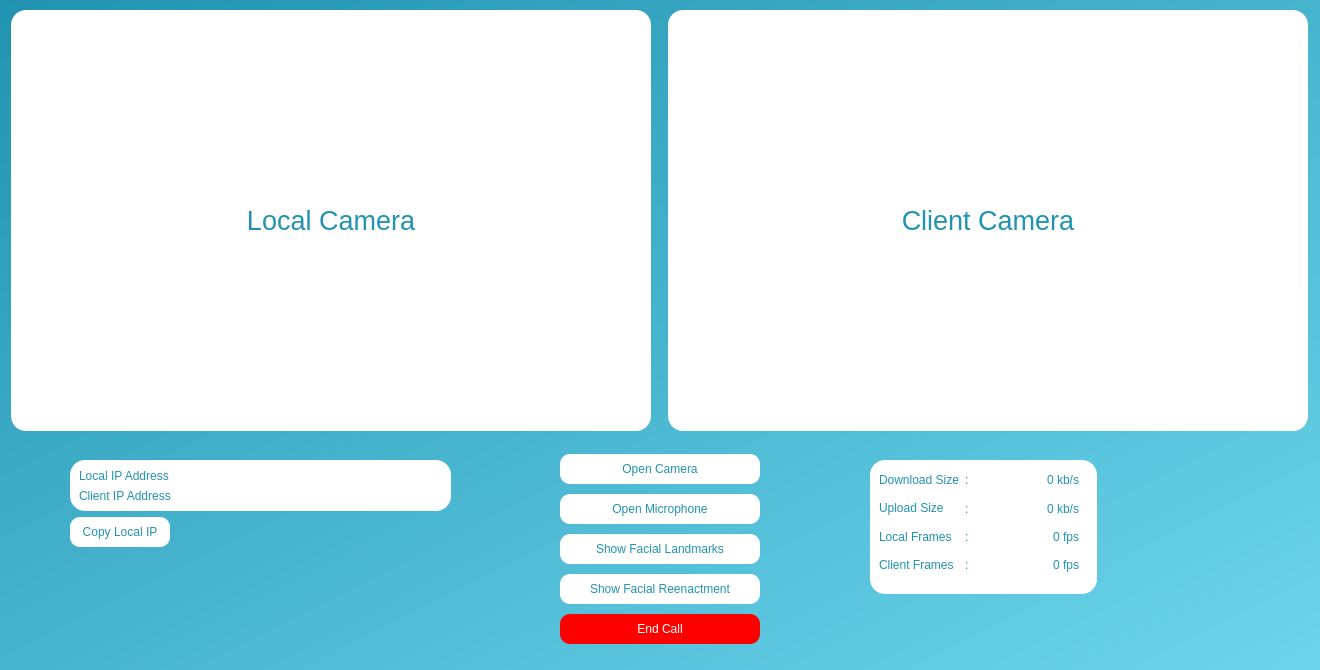
<?xml version="1.0" encoding="UTF-8"?>
<ui version="4.0">
 <class>MainWindow</class>
 <widget class="QDialog" name="MainWindow">
  <property name="geometry">
   <rect>
    <x>0</x>
    <y>0</y>
    <width>1320</width>
    <height>670</height>
   </rect>
  </property>
  <property name="windowTitle">
   <string>GoGo Meat!</string>
  </property>
  <property name="styleSheet">
   <string notr="true">QDialog {
background-color: QLinearGradient(x1:0, y1:0, x2:1, y2:1, stop: 0 #2193b0, stop: 1 #6dd5ed);
}
QPushButton{
background-color: white;
color:#2193b0;
border-radius: 10px;
/*transition-duration: 0.25s;*/
}
QPushButton:hover{
background-color: #2193b0;
color: white;
border: 1px solid white;
}
QPushButton:disabled{
color: grey;
}
QLabel{
color:#2193b0;
}</string>
  </property>
  <widget class="QWidget" name="centralwidget" native="true">
   <property name="geometry">
    <rect>
     <x>0</x>
     <y>0</y>
     <width>1320</width>
     <height>671</height>
    </rect>
   </property>
   <widget class="QWidget" name="horizontalLayoutWidget">
    <property name="geometry">
     <rect>
      <x>0</x>
      <y>0</y>
      <width>1321</width>
      <height>441</height>
     </rect>
    </property>
    <layout class="QHBoxLayout" name="horizontalLayout">
     <property name="topMargin">
      <number>10</number>
     </property>
     <property name="bottomMargin">
      <number>10</number>
     </property>
     <item>
      <widget class="QLabel" name="localCameraLabel">
       <property name="minimumSize">
        <size>
         <width>640</width>
         <height>0</height>
        </size>
       </property>
       <property name="maximumSize">
        <size>
         <width>640</width>
         <height>16777215</height>
        </size>
       </property>
       <property name="font">
        <font>
         <pointsize>20</pointsize>
        </font>
       </property>
       <property name="styleSheet">
        <string notr="true">background-color:white;
color:#2193b0;
border-radius:15px;</string>
       </property>
       <property name="text">
        <string>Local Camera</string>
       </property>
       <property name="alignment">
        <set>Qt::AlignCenter</set>
       </property>
      </widget>
     </item>
     <item>
      <widget class="QLabel" name="clientCameraLabel">
       <property name="minimumSize">
        <size>
         <width>640</width>
         <height>0</height>
        </size>
       </property>
       <property name="maximumSize">
        <size>
         <width>640</width>
         <height>16777215</height>
        </size>
       </property>
       <property name="font">
        <font>
         <pointsize>20</pointsize>
        </font>
       </property>
       <property name="styleSheet">
        <string notr="true">background-color:white;
color:#2193b0;
border-radius:15px;</string>
       </property>
       <property name="text">
        <string>Client Camera</string>
       </property>
       <property name="alignment">
        <set>Qt::AlignCenter</set>
       </property>
      </widget>
     </item>
    </layout>
   </widget>
   <widget class="QWidget" name="verticalLayoutWidget">
    <property name="geometry">
     <rect>
      <x>450</x>
      <y>440</y>
      <width>421</width>
      <height>231</height>
     </rect>
    </property>
    <layout class="QVBoxLayout" name="verticalLayout">
     <property name="topMargin">
      <number>10</number>
     </property>
     <property name="bottomMargin">
      <number>20</number>
     </property>
     <item alignment="Qt::AlignHCenter">
      <widget class="QPushButton" name="cameraButton">
       <property name="minimumSize">
        <size>
         <width>200</width>
         <height>30</height>
        </size>
       </property>
       <property name="maximumSize">
        <size>
         <width>300</width>
         <height>16777215</height>
        </size>
       </property>
       <property name="styleSheet">
        <string notr="true"/>
       </property>
       <property name="text">
        <string>Open Camera</string>
       </property>
      </widget>
     </item>
     <item alignment="Qt::AlignHCenter">
      <widget class="QPushButton" name="voiceButton">
       <property name="minimumSize">
        <size>
         <width>200</width>
         <height>30</height>
        </size>
       </property>
       <property name="maximumSize">
        <size>
         <width>300</width>
         <height>16777215</height>
        </size>
       </property>
       <property name="styleSheet">
        <string notr="true"/>
       </property>
       <property name="text">
        <string>Open Microphone</string>
       </property>
      </widget>
     </item>
     <item alignment="Qt::AlignHCenter">
      <widget class="QPushButton" name="facialLandmarksButton">
       <property name="enabled">
        <bool>true</bool>
       </property>
       <property name="minimumSize">
        <size>
         <width>200</width>
         <height>30</height>
        </size>
       </property>
       <property name="maximumSize">
        <size>
         <width>300</width>
         <height>16777215</height>
        </size>
       </property>
       <property name="styleSheet">
        <string notr="true"/>
       </property>
       <property name="text">
        <string>Show Facial Landmarks</string>
       </property>
      </widget>
     </item>
     <item alignment="Qt::AlignHCenter">
      <widget class="QPushButton" name="facialReenactmentButton">
       <property name="enabled">
        <bool>true</bool>
       </property>
       <property name="minimumSize">
        <size>
         <width>200</width>
         <height>30</height>
        </size>
       </property>
       <property name="maximumSize">
        <size>
         <width>300</width>
         <height>16777215</height>
        </size>
       </property>
       <property name="styleSheet">
        <string notr="true"/>
       </property>
       <property name="text">
        <string>Show Facial Reenactment</string>
       </property>
      </widget>
     </item>
     <item alignment="Qt::AlignHCenter">
      <widget class="QPushButton" name="mainPageButton">
       <property name="minimumSize">
        <size>
         <width>200</width>
         <height>30</height>
        </size>
       </property>
       <property name="maximumSize">
        <size>
         <width>300</width>
         <height>16777215</height>
        </size>
       </property>
       <property name="styleSheet">
        <string notr="true">QPushButton{
background-color:red;
color:white;
}
QPushButton:hover{
background-color:rgba(255,0,0,0.5);
}</string>
       </property>
       <property name="text">
        <string>End Call</string>
       </property>
      </widget>
     </item>
    </layout>
   </widget>
   <widget class="QWidget" name="verticalLayoutWidget_2">
    <property name="geometry">
     <rect>
      <x>20</x>
      <y>440</y>
      <width>431</width>
      <height>107</height>
     </rect>
    </property>
    <layout class="QVBoxLayout" name="verticalLayout_2">
     <property name="leftMargin">
      <number>50</number>
     </property>
     <property name="topMargin">
      <number>20</number>
     </property>
     <item>
      <widget class="QFrame" name="frame_2">
       <property name="styleSheet">
        <string notr="true">background-color:white;
border-radius:15px;</string>
       </property>
       <property name="frameShape">
        <enum>QFrame::StyledPanel</enum>
       </property>
       <property name="frameShadow">
        <enum>QFrame::Raised</enum>
       </property>
       <layout class="QVBoxLayout" name="verticalLayout_3">
        <item>
         <widget class="QLabel" name="local_ip_address_label">
          <property name="minimumSize">
           <size>
            <width>250</width>
            <height>0</height>
           </size>
          </property>
          <property name="maximumSize">
           <size>
            <width>16777215</width>
            <height>30</height>
           </size>
          </property>
          <property name="styleSheet">
           <string notr="true"/>
          </property>
          <property name="text">
           <string>Local IP Address</string>
          </property>
         </widget>
        </item>
        <item>
         <widget class="QLabel" name="client_ip_address_label">
          <property name="minimumSize">
           <size>
            <width>250</width>
            <height>0</height>
           </size>
          </property>
          <property name="maximumSize">
           <size>
            <width>16777215</width>
            <height>30</height>
           </size>
          </property>
          <property name="styleSheet">
           <string notr="true"/>
          </property>
          <property name="text">
           <string>Client IP Address</string>
          </property>
         </widget>
        </item>
       </layout>
      </widget>
     </item>
     <item alignment="Qt::AlignVCenter">
      <widget class="QPushButton" name="copyIPButton">
       <property name="minimumSize">
        <size>
         <width>100</width>
         <height>30</height>
        </size>
       </property>
       <property name="maximumSize">
        <size>
         <width>100</width>
         <height>30</height>
        </size>
       </property>
       <property name="styleSheet">
        <string notr="true"/>
       </property>
       <property name="text">
        <string>Copy Local IP</string>
       </property>
      </widget>
     </item>
    </layout>
   </widget>
   <widget class="QWidget" name="verticalLayoutWidget_3">
    <property name="geometry">
     <rect>
      <x>870</x>
      <y>440</y>
      <width>227</width>
      <height>154</height>
     </rect>
    </property>
    <layout class="QHBoxLayout" name="horizontalLayout_6">
     <property name="leftMargin">
      <number>0</number>
     </property>
     <property name="topMargin">
      <number>20</number>
     </property>
     <property name="bottomMargin">
      <number>0</number>
     </property>
     <item>
      <widget class="QFrame" name="frame">
       <property name="styleSheet">
        <string notr="true">background-color:white;
border-radius:15px;</string>
       </property>
       <property name="frameShape">
        <enum>QFrame::StyledPanel</enum>
       </property>
       <property name="frameShadow">
        <enum>QFrame::Raised</enum>
       </property>
       <layout class="QVBoxLayout" name="verticalLayout_4">
        <property name="rightMargin">
         <number>18</number>
        </property>
        <property name="bottomMargin">
         <number>18</number>
        </property>
        <item>
         <layout class="QHBoxLayout" name="horizontalLayout_2">
          <item>
           <widget class="QLabel" name="dl_Title">
            <property name="minimumSize">
             <size>
              <width>80</width>
              <height>20</height>
             </size>
            </property>
            <property name="maximumSize">
             <size>
              <width>100</width>
              <height>20</height>
             </size>
            </property>
            <property name="styleSheet">
             <string notr="true"/>
            </property>
            <property name="text">
             <string>Download Size</string>
            </property>
           </widget>
          </item>
          <item>
           <widget class="QLabel" name="comma_dl">
            <property name="maximumSize">
             <size>
              <width>10</width>
              <height>16777215</height>
             </size>
            </property>
            <property name="styleSheet">
             <string notr="true"/>
            </property>
            <property name="text">
             <string>:</string>
            </property>
           </widget>
          </item>
          <item>
           <widget class="QLabel" name="downloadSizeLabel">
            <property name="minimumSize">
             <size>
              <width>100</width>
              <height>0</height>
             </size>
            </property>
            <property name="styleSheet">
             <string notr="true"/>
            </property>
            <property name="text">
             <string>0 kb/s</string>
            </property>
            <property name="alignment">
             <set>Qt::AlignRight|Qt::AlignTrailing|Qt::AlignVCenter</set>
            </property>
           </widget>
          </item>
         </layout>
        </item>
        <item>
         <layout class="QHBoxLayout" name="horizontalLayout_3">
          <item>
           <widget class="QLabel" name="ul_Title">
            <property name="minimumSize">
             <size>
              <width>80</width>
              <height>20</height>
             </size>
            </property>
            <property name="maximumSize">
             <size>
              <width>100</width>
              <height>20</height>
             </size>
            </property>
            <property name="styleSheet">
             <string notr="true"/>
            </property>
            <property name="text">
             <string>Upload Size</string>
            </property>
           </widget>
          </item>
          <item>
           <widget class="QLabel" name="comma_ul">
            <property name="maximumSize">
             <size>
              <width>10</width>
              <height>16777215</height>
             </size>
            </property>
            <property name="styleSheet">
             <string notr="true"/>
            </property>
            <property name="text">
             <string>:</string>
            </property>
           </widget>
          </item>
          <item>
           <widget class="QLabel" name="uploadSizeLabel">
            <property name="minimumSize">
             <size>
              <width>100</width>
              <height>0</height>
             </size>
            </property>
            <property name="styleSheet">
             <string notr="true"/>
            </property>
            <property name="text">
             <string>0 kb/s</string>
            </property>
            <property name="alignment">
             <set>Qt::AlignRight|Qt::AlignTrailing|Qt::AlignVCenter</set>
            </property>
           </widget>
          </item>
         </layout>
        </item>
        <item>
         <layout class="QHBoxLayout" name="horizontalLayout_4">
          <item>
           <widget class="QLabel" name="lf_Title">
            <property name="minimumSize">
             <size>
              <width>80</width>
              <height>20</height>
             </size>
            </property>
            <property name="maximumSize">
             <size>
              <width>100</width>
              <height>20</height>
             </size>
            </property>
            <property name="styleSheet">
             <string notr="true"/>
            </property>
            <property name="text">
             <string>Local Frames</string>
            </property>
           </widget>
          </item>
          <item>
           <widget class="QLabel" name="comma_lf">
            <property name="maximumSize">
             <size>
              <width>10</width>
              <height>16777215</height>
             </size>
            </property>
            <property name="styleSheet">
             <string notr="true"/>
            </property>
            <property name="text">
             <string>:</string>
            </property>
           </widget>
          </item>
          <item>
           <widget class="QLabel" name="localFrameLabel">
            <property name="minimumSize">
             <size>
              <width>100</width>
              <height>0</height>
             </size>
            </property>
            <property name="styleSheet">
             <string notr="true"/>
            </property>
            <property name="text">
             <string>0 fps</string>
            </property>
            <property name="alignment">
             <set>Qt::AlignRight|Qt::AlignTrailing|Qt::AlignVCenter</set>
            </property>
           </widget>
          </item>
         </layout>
        </item>
        <item>
         <layout class="QHBoxLayout" name="horizontalLayout_5">
          <item>
           <widget class="QLabel" name="cf_Title">
            <property name="minimumSize">
             <size>
              <width>80</width>
              <height>20</height>
             </size>
            </property>
            <property name="maximumSize">
             <size>
              <width>100</width>
              <height>20</height>
             </size>
            </property>
            <property name="styleSheet">
             <string notr="true"/>
            </property>
            <property name="text">
             <string>Client Frames</string>
            </property>
           </widget>
          </item>
          <item>
           <widget class="QLabel" name="comma_cf">
            <property name="maximumSize">
             <size>
              <width>10</width>
              <height>30</height>
             </size>
            </property>
            <property name="styleSheet">
             <string notr="true"/>
            </property>
            <property name="text">
             <string>:</string>
            </property>
           </widget>
          </item>
          <item>
           <widget class="QLabel" name="clientFrameLabel">
            <property name="minimumSize">
             <size>
              <width>100</width>
              <height>0</height>
             </size>
            </property>
            <property name="maximumSize">
             <size>
              <width>16777215</width>
              <height>30</height>
             </size>
            </property>
            <property name="styleSheet">
             <string notr="true"/>
            </property>
            <property name="text">
             <string>0 fps</string>
            </property>
            <property name="alignment">
             <set>Qt::AlignRight|Qt::AlignTrailing|Qt::AlignVCenter</set>
            </property>
           </widget>
          </item>
         </layout>
        </item>
       </layout>
      </widget>
     </item>
    </layout>
   </widget>
  </widget>
 </widget>
 <resources/>
 <connections/>
</ui>
